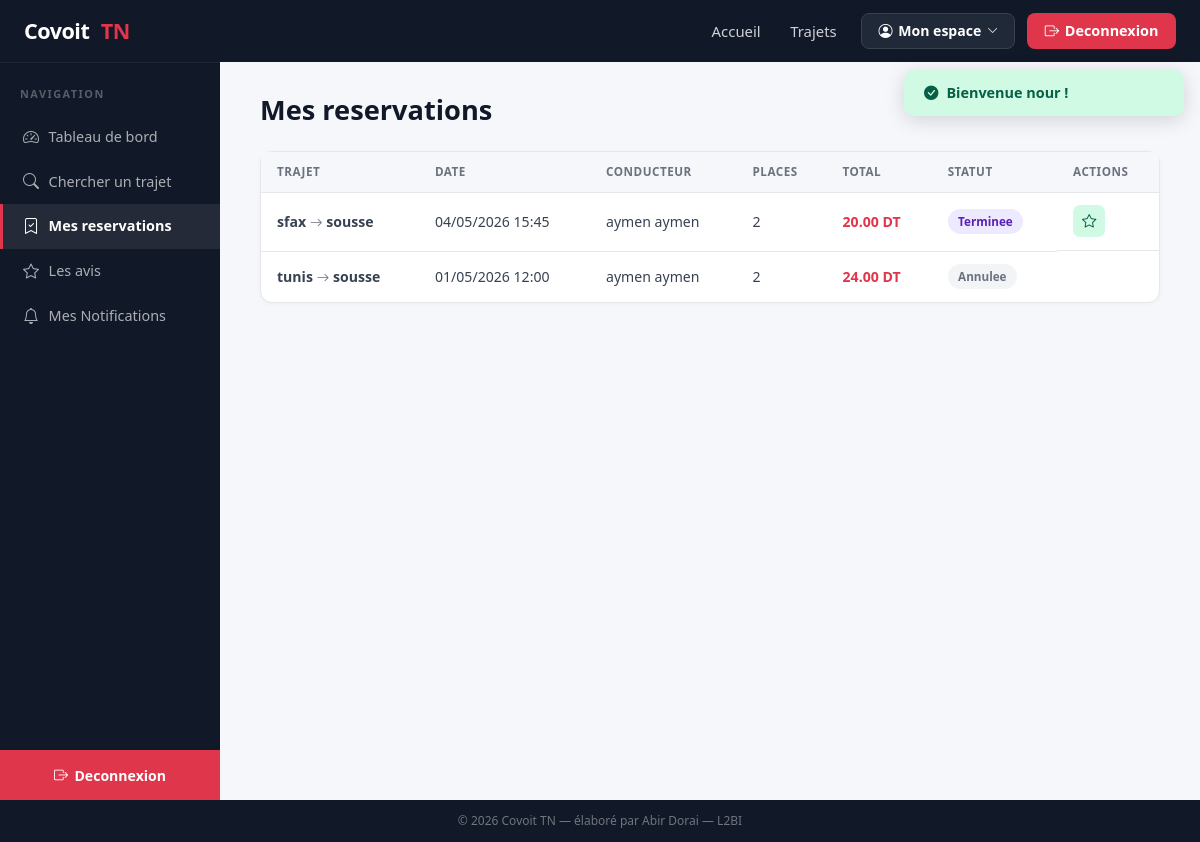
The page /index.php?controller=reservation&action=mesReservations (signed in) on the database its author committed.
### tables this page shows
CREATE TABLE `reservation` (
  `idReservation` int(11) NOT NULL,
  `idPassager` int(11) NOT NULL,
  `idTrajet` int(11) NOT NULL,
  `dateReservation` datetime DEFAULT current_timestamp(),
  `nbPlacesReservees` int(11) DEFAULT 1,
  `statut` varchar(20) DEFAULT 'En attente'
);

CREATE TABLE `trajet` (
  `idTrajet` int(11) NOT NULL,
  `idConducteur` int(11) NOT NULL,
  `villeDepart` varchar(50) NOT NULL,
  `villeArrivee` varchar(50) NOT NULL,
  `dateDepart` datetime NOT NULL,
  `prixParPersonne` double NOT NULL,
  `statut` varchar(20) DEFAULT 'Actif'
);

CREATE TABLE `utilisateur` (
  `idUtilisateur` int(11) NOT NULL,
  `nom` varchar(50) NOT NULL,
  `prenom` varchar(50) NOT NULL,
  `email` varchar(100) NOT NULL,
  `telephone` varchar(20) DEFAULT NULL,
  `motDepasse` varchar(100) NOT NULL,
  `role` varchar(20) NOT NULL
);

### controllers/ReservationController.php (called while the page is built, shortened)
<?php
require_once __DIR__ . '/../models/Reservation.php';
require_once __DIR__ . '/../models/Utilisateur.php';
class ReservationController extends Controller
{
    public function mesReservations()
    {
        $userModel  = new Utilisateur();
        $resaModel  = new Reservation();
        $idPassager = $userModel->getIdPassager($_SESSION['user']['idUtilisateur']);
        $reservations = $resaModel->findByPassager($idPassager);
        $this->render('reservation/mes_reservations', ['reservations' => $reservations]);
    }
}

### core/Router.php (called while the page is built, shortened)
<?php
class Router
{
    public function dispatch()
    {
        $actionName     = isset($_GET['action'])     ? $_GET['action']     : 'index';
        $actionName     = preg_replace('/[^a-zA-Z0-9_]/', '', $actionName);
        $controller = new $className();
        $controller->$actionName();
    }
}

### index.php (called while the page is built, shortened)
<?php
require_once __DIR__ . '/core/Router.php';
$router = new Router();
$router->dispatch();

### config/database.php (called while the page is built, shortened)
<?php
class Database
{
    private static $host    = 'localhost';
    private static $dbname  = 'covoi_tn';
    private static $user    = 'root';
    private static $pass    = '';
    private static $charset = 'utf8mb4';
    private static $instance = null;
    public static function getInstance()
    {
        if (self::$instance === null) {
            $dsn = 'mysql:host=' . self::$host
                 . ';dbname=' . self::$dbname
                 . ';charset=' . self::$charset;
            $options = [
                PDO::ATTR_ERRMODE            => PDO::ERRMODE_EXCEPTION,
                PDO::ATTR_DEFAULT_FETCH_MODE => PDO::FETCH_ASSOC,
                PDO::ATTR_EMULATE_PREPARES   => false,
            ];
            try {
                self::$instance = new PDO($dsn, self::$user, self::$pass, $options);
            } catch (PDOException $e) {
                die('Erreur de connexion a la base de donnees : ' . $e->getMessage());
            }
        }
        return self::$instance;
    }
}

### core/Model.php (called while the page is built, shortened)
<?php
require_once __DIR__ . '/../config/database.php';
abstract class Model
{
    public function __construct()
    {
        $this->db = Database::getInstance();
    }
}

### models/Utilisateur.php (called while the page is built, shortened)
<?php
require_once __DIR__ . '/../core/Model.php';
class Utilisateur extends Model
{
    public function getIdPassager($idUtilisateur)
    {
        $sql = "SELECT idPassager FROM passager WHERE idUtilisateur = :id";
        $stmt = $this->db->prepare($sql);
        $stmt->execute([':id' => $idUtilisateur]);
        $row = $stmt->fetch();
        return $row ? (int) $row['idPassager'] : null;
    }
}

### models/Reservation.php (called while the page is built, shortened)
<?php
require_once __DIR__ . '/../core/Model.php';
class Reservation extends Model
{
    public function findByPassager($idPassager)
    {
        $sql = "SELECT r.*, t.villeDepart, t.villeArrivee, t.dateDepart, t.prixParPersonne,
                       u.nom AS nomConducteur, u.prenom AS prenomConducteur
                FROM reservation r
                INNER JOIN trajet t       ON r.idTrajet = t.idTrajet
                INNER JOIN conducteur c   ON t.idConducteur = c.idConducteur
                INNER JOIN utilisateur u  ON c.idUtilisateur = u.idUtilisateur
                WHERE r.idPassager = :id
                ORDER BY r.dateReservation DESC";
        $stmt = $this->db->prepare($sql);
        $stmt->execute([':id' => $idPassager]);
        return $stmt->fetchAll();
    }
}

### views/reservation/mes_reservations.php (the view, shortened to what this page needs)
<h2 class="page-title">Mes reservations</h2>
<?php if (empty($reservations)): ?>
    <div class="empty-state">
        <i class="bi bi-bookmark"></i>
        <p>Vous n'avez encore effectue aucune reservation.</p>
        <a href="<?= BASE_URL ?>?controller=trajet&action=index" class="btn-r">
            <i class="bi bi-search"></i> Chercher un trajet
        </a>
    </div>
<?php else: ?>
    <div class="card">
        <div style="overflow-x:auto">
            <table class="tbl">
                <thead>
                    <tr>
                        <th>Trajet</th>
                        <th>Date</th>
                        <th>Conducteur</th>
                        <th>Places</th>
                        <th>Total</th>
                        <th>Statut</th>
                        <th>Actions</th>
                    </tr>
                </thead>
                <tbody>
                    <?php foreach ($reservations as $r):
                        $stMap = [
                            'En attente' => 'bdg-amber',
                            'Confirme'   => 'bdg-green',
                            'Annule'     => 'bdg-grey',
                            'Terminee'   => 'bdg-purple',
                            'Confirmee'  => 'bdg-green',
                        ];
                        $stClass = $stMap[$r['statut']] ?? 'bdg-grey';
                    ?>
                        <tr>
                            <td style="font-weight:600">
                                <?= htmlspecialchars($r['villeDepart']) ?>
                                <i class="bi bi-arrow-right" style="color:var(--grey-text);font-size:.8rem"></i>
                                <?= htmlspecialchars($r['villeArrivee']) ?>
                            </td>
                            <td><?= date('d/m/Y H:i', strtotime($r['dateDepart'])) ?></td>
                            <td><?= htmlspecialchars($r['prenomConducteur'] . ' ' . $r['nomConducteur']) ?></td>
                            <td><?= $r['nbPlacesReservees'] ?></td>
                            <td><strong style="color:var(--red)"><?= number_format($r['prixParPersonne'] * $r['nbPlacesReservees'], 2) ?> DT</strong></td>
                            <td><span class="bdg <?= $stClass ?>"><?= htmlspecialchars($r['statut']) ?></span></td>
                            <td style="display:flex;gap:.35rem">
                                <?php if ($r['statut'] === 'Terminee'): ?>
                                    <a href="<?= BASE_URL ?>?controller=avis&action=create&idReservation=<?= $r['idReservation'] ?>"
                                       class="btn-ic g" title="Laisser un avis">
                                        <i class="bi bi-star"></i>
                                    </a>
                                <?php endif; ?>
                            </td>
                        </tr>
                    <?php endforeach; ?>
                </tbody>
            </table>
        </div>
    </div>
<?php endif; ?>

### public/css/style.css (style rules this page uses)
:root { --red: #e0364b; --red-dark: #c02a3a; --navy: #0f1523; --navy2: #1b2547; --dark: #111827; --sidebar-w: 220px; --white: #ffffff; --grey-bg: #f5f7fa; --grey-text: #6b7280; --border: #e5e7eb; --radius: 12px; }
*, *::before, *::after { box-sizing: border-box; }
body { font-family: 'Segoe UI', system-ui, -apple-system, sans-serif; background: var(--grey-bg); color: #1f2937; margin: 0; padding: 0; }
a { color: inherit; }
.page-title { font-size: 1.7rem; font-weight: 800; color: #111827; margin-bottom: 1.5rem; }
.card { background: var(--white); border-radius: var(--radius); border: 1px solid var(--border); box-shadow: 0 1px 4px rgba(0,0,0,.04); }
.tbl { width: 100%; border-collapse: collapse; font-size: .88rem; }
.tbl th { background: var(--grey-bg); color: var(--grey-text); font-size: .73rem; font-weight: 700; text-transform: uppercase; letter-spacing: .5px; padding: .7rem 1rem; border-bottom: 1px solid var(--border); text-align: left; white-space: nowrap; }
.tbl td { padding: .8rem 1rem; border-bottom: 1px solid var(--border); vertical-align: middle; color: #374151; }
.tbl tr:last-child td { border-bottom: none; }
.bdg { display: inline-block; padding: .22rem .65rem; border-radius: 20px; font-size: .73rem; font-weight: 700; white-space: nowrap; }
.bdg-grey { background: #f3f4f6; color: #6b7280; }
.bdg-purple { background: #ede9fe; color: #5b21b6; }
.btn-ic { width: 32px; height: 32px; display: inline-flex; align-items: center; justify-content: center; border-radius: 7px; font-size: .9rem; border: none; cursor: pointer; text-decoration: none; transition: background .15s; }
.btn-ic.g { background: #d1fae5; color: #065f46; }

### rows shown on the page
reservation: idTrajet.villeDepart "sfax", idTrajet.villeArrivee "sousse", idTrajet.dateDepart "04/05/2026 15:45", utilisateur.prenom+nom "aymen aymen", nbPlacesReservees "2", $r['prixParPersonne'] * $r['nbPlacesReservees'] "20.00", statut "Terminee"
reservation: idTrajet.villeDepart "tunis", idTrajet.villeArrivee "sousse", idTrajet.dateDepart "01/05/2026 12:00", utilisateur.prenom+nom "aymen aymen", nbPlacesReservees "2", $r['prixParPersonne'] * $r['nbPlacesReservees'] "24.00", statut "Annulee"

### other values the page prints
$_SESSION['flash_success'] "Bienvenue nour !"
